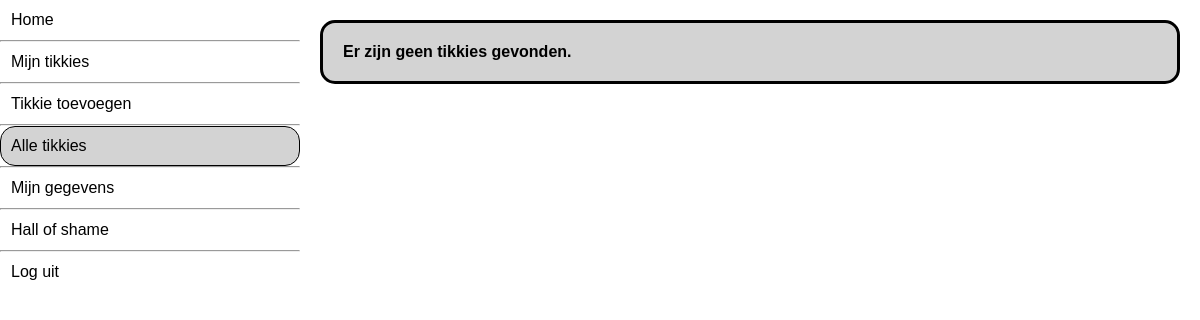
The page /alletikkies (signed in) on the database as committed earlier.
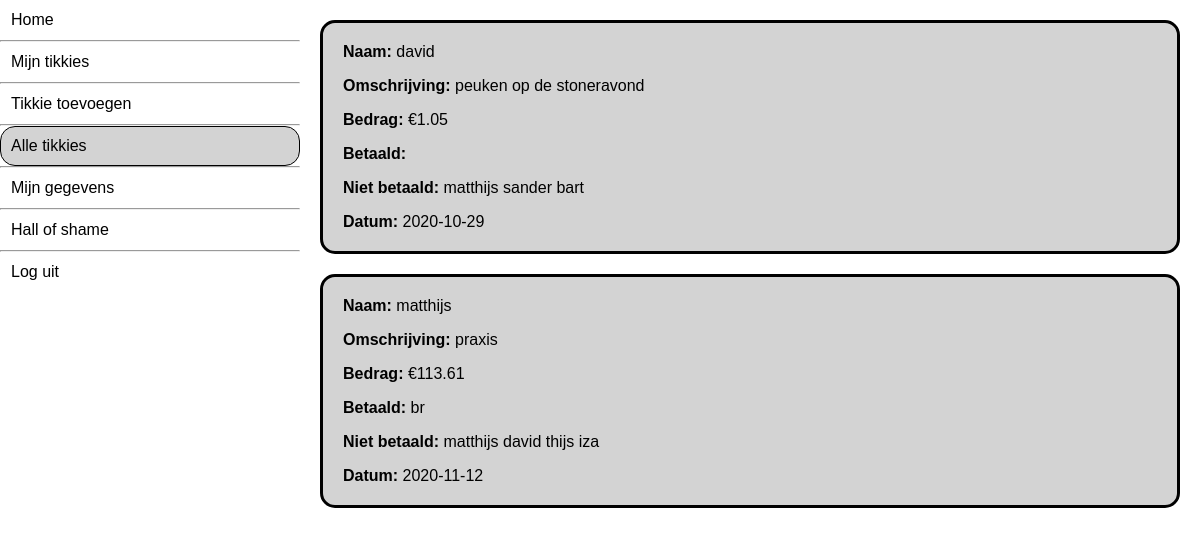
The same page on the database as committed later.
### __init__.py (models this page shows, shortened)
class Tikkie(db.Model):
	id = db.Column(db.Integer, primary_key=True)
	description = db.Column(db.String(200))
	creator = db.Column(db.String(50), db.ForeignKey("user.name"))
	url = db.Column(db.String(50), unique=True)
	date = db.Column(db.DateTime, default=datetime.now())
	paid = db.Column(db.String(300), default="")
	unpaid = db.Column(db.String(300))
	amount = db.Column(db.Float)

### __init__.py (the view)
@app.route("/alletikkies")
def alletikkies():
	try:
		if User.query.filter_by(name=session["name"]).filter_by(password=session["password"]).first():
			pass
	except Exception:
		return redirect(url_for("login"))
	name = session["name"]
	tikkies = Tikkie.query.all()
	if tikkies:
		tikkiejson = []
		for tikkie in reversed(tikkies):
			tikkiejson.append({"amount": tikkie.amount, "id": tikkie.id, "description": tikkie.description, "paid": tikkie.paid.split(","), "unpaid": tikkie.unpaid.split(","), "creator": tikkie.creator, 'url': tikkie.url, "date": tikkie.date.strftime("%Y-%m-%d")})
	else:
		tikkiejson = None
	return render_template("alletikkies.html", tikkies=tikkiejson)

### templates/alletikkies.html (shortened to what this page needs)
{%extends "blocks.html"%}
{% block alletikkiesstatus %}
id="current"
{% endblock alletikkiesstatus %}
{% block blokken%}
	<div class="flex-container" id="tikkies">
		{% if tikkies %}
		{% for tikkie in tikkies %}
		<div class="tikkieblok">
			<div class="tikkieinfo">
				<p><strong>Naam: </strong>{{ tikkie.creator }}</p>
				<p><strong>Omschrijving: </strong>{{ tikkie.description }}</p>
				<p><strong>Bedrag: </strong>€{{ tikkie.amount }}</p>
				<p><strong>Betaald: </strong>{% for name in tikkie.paid %} {{ name }} {% endfor %}</p>
				<p><strong>Niet betaald: </strong>{% for name in tikkie.unpaid %} {{ name }} {% endfor %}</p>
				<p><strong>Datum: </strong>{{ tikkie.date }}</p>
			</div>
		</div>
		{% endfor %}
		{% else %}
		<div class="tikkieblok">
			<div class="tikkieinfo">
				<p><strong>Er zijn geen tikkies gevonden.</strong></p>
		</div>
		{% endif %}
	</div>
{% endblock blokken %}

Rows that differ between the two databases and show on the page:
added Tikkie: creator "david", description "peuken op de stoneravond", amount "1.05", unpaid "matthijs" "sander" "bart", date "2020-10-29"
added Tikkie: creator "matthijs", description "praxis", amount "113.61", paid "br", unpaid "matthijs" "david" "thijs" "iza", date "2020-11-12"
Other text that changed with them:
text no longer shown: "Er zijn geen tikkies gevonden."
